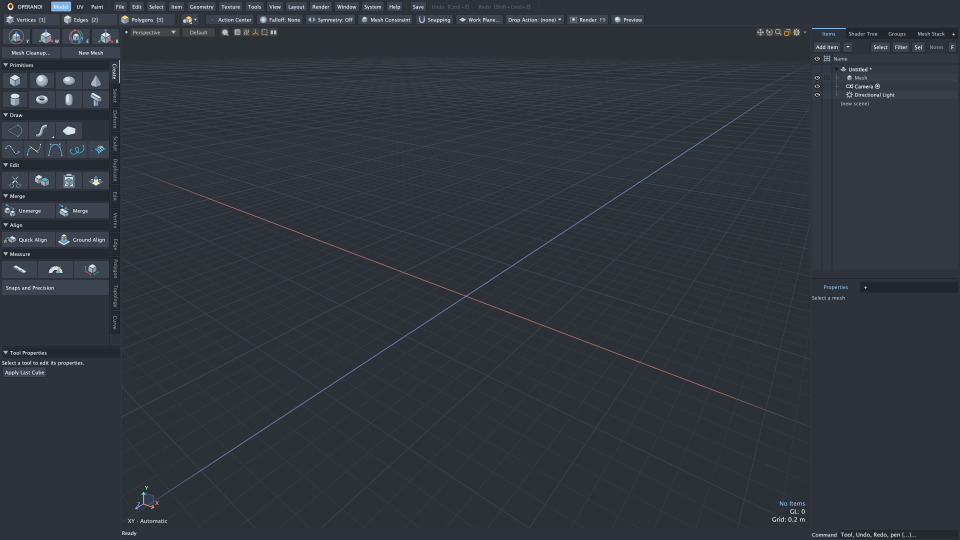
#> input picture docs/manual/ui-map-screenshot.png, 2880 x 1620 px (shown at 1/3 size)
$ python make_ui_map.py ../ui-map-screenshot.png out
#> lines starting #> are read from the running program, lines starting #| are printed output that depends on the picture
#!/usr/bin/env python3
"""Draw the labelled UI map for the manual (docs/manual/ui-map.*).

Usage:
    python3 docs/manual/tools/make_ui_map.py <screenshot-2880.png> [out_dir]

The screenshot is the default window at 1920x1080 logical points captured at
1.5x (2880x1620 pixels). Callout targets below are in logical points, the same
units as the capture's .json rects (viewport [244, 52, 1376, 1004]).

Writes, in out_dir (default: docs/manual):
    ui-map-screenshot.png  copy of the screenshot the SVG references
    ui-map.svg             screenshot + numbered callouts (vector)
    ui-map.png             the same, rasterised with Pillow

Needs Pillow for the PNG (the icon generator's venv has it:
tools/operandi-icons/.venv/bin/python). Without Pillow it still writes the SVG.
"""

import shutil
import sys
from pathlib import Path

SCALE = 1.5          # pixels per logical point in the screenshot
MARGIN = 60          # logical points of margin around the screenshot
SHOT_W, SHOT_H = 1920, 1080

ACCENT = "#ff9f1c"
OUTLINE = "#1a1a1a"
BACKGROUND = "#17181b"
RADIUS = 14          # callout circle radius, logical points
FONT_SIZE = 17

# Margin lanes (logical points, relative to the screenshot's top-left).
TOP = -MARGIN / 2
BOTTOM = SHOT_H + MARGIN / 2
LEFT = -MARGIN / 2
RIGHT = SHOT_W + MARGIN / 2

# (number, name, label position, target point, optional span underline
#  as (x0, x1, y)). Numbers run top-left to bottom-right; labels sit in the
# margins or in empty viewport space so they never cover a control.
CALLOUTS = [
    (1, "Logo", (18, TOP), (19, 13), None),
    (2, "Layout bar", (144, TOP), (144, 25), (102, 212, 25)),
    (3, "Menu bar", (489, TOP), (489, 25), (227, 805, 25)),
    (4, "Save, Undo and Redo", (853, TOP), (853, 25), (818, 1095, 25)),
    (5, "Selection modes", (LEFT, 39), (6, 39), (4, 398, 51)),
    (6, "Modelling aids", (1131, TOP), (1127, 51), (412, 1127, 51)),
    (7, "Render and Preview", (1294, TOP), (1290, 51), (1135, 1290, 51)),
    (8, "Panel-group tabs", (1765, TOP), (1765, 79), (1625, 1915, 79)),
    (9, "Transform tools", (LEFT, 75), (8, 75), None),
    (10, "Toolbox", (LEFT, 160), (8, 130), None),
    (11, "Tool Tabs", (290, 235), (234, 250), None),
    (12, "View dot", (275, 112), (254, 65), None),
    (13, "View header", (433, 112), (433, 77), (262, 560, 77)),
    (14, "Navigation buttons", (1560, 112), (1560, 77), (1512, 1614, 77)),
    (15, "Items list", (RIGHT, 150), (1916, 150), None),
    (16, "3D view", (1430, 230), (1380, 270), None),
    (17, "Tool Properties", (LEFT, 735), (8, 718), None),
    (18, "Properties", (RIGHT, 650), (1912, 650), None),
    (19, "Work plane grid", (1500, 700), (1420, 778), None),
    (20, "Axis marker", (LEFT, 1000), (285, 1000), None),
    (21, "Readout", (1580, BOTTOM), (1580, 1050), None),
    (22, "Message line", (258, BOTTOM), (258, 1075), None),
    (23, "Command entry", (1760, BOTTOM), (1760, 1077), None),
]


def px(v):
    """Logical point (relative to the screenshot) -> canvas pixel."""
    return (v + MARGIN) * SCALE


def canvas_size():
    return int(px(SHOT_W + MARGIN)), int(px(SHOT_H + MARGIN))


def write_svg(path):
    w, h = canvas_size()
    r = RADIUS * SCALE
    out = [
        f'<svg xmlns="http://www.w3.org/2000/svg" '
        f'xmlns:xlink="http://www.w3.org/1999/xlink" '
        f'width="{w}" height="{h}" viewBox="0 0 {w} {h}">',
        f'<rect width="{w}" height="{h}" fill="{BACKGROUND}"/>',
        f'<image href="ui-map-screenshot.png" xlink:href="ui-map-screenshot.png" '
        f'x="{px(0)}" y="{px(0)}" width="{SHOT_W * SCALE}" height="{SHOT_H * SCALE}"/>',
    ]
    for num, name, (lx, ly), (tx, ty), span in CALLOUTS:
        g = [f'<g id="callout-{num}"><title>{num}. {name}</title>']
        if span:
            x0, x1, sy = span
            g.append(
                f'<line x1="{px(x0)}" y1="{px(sy)}" x2="{px(x1)}" y2="{px(sy)}" '
                f'stroke="{ACCENT}" stroke-width="3" stroke-linecap="round"/>'
            )
        g.append(
            f'<line x1="{px(lx)}" y1="{px(ly)}" x2="{px(tx)}" y2="{px(ty)}" '
            f'stroke="{OUTLINE}" stroke-width="4.5"/>'
            f'<line x1="{px(lx)}" y1="{px(ly)}" x2="{px(tx)}" y2="{px(ty)}" '
            f'stroke="{ACCENT}" stroke-width="2"/>'
            f'<circle cx="{px(tx)}" cy="{px(ty)}" r="5" fill="{ACCENT}" '
            f'stroke="{OUTLINE}" stroke-width="1.5"/>'
            f'<circle cx="{px(lx)}" cy="{px(ly)}" r="{r}" fill="{ACCENT}" '
            f'stroke="{OUTLINE}" stroke-width="1.5"/>'
            f'<text x="{px(lx)}" y="{px(ly)}" dy="0.35em" text-anchor="middle" '
            f'font-family="Helvetica, Arial, sans-serif" font-weight="bold" '
            f'font-size="{FONT_SIZE * SCALE}" fill="#ffffff">{num}</text></g>'
        )
        out.append("".join(g))
    out.append("</svg>")
    path.write_text("\n".join(out) + "\n", encoding="utf-8")


def find_font(size):
    from PIL import ImageFont

    for f in (
        "/System/Library/Fonts/Supplemental/Arial Bold.ttf",
        "/usr/share/fonts/truetype/dejavu/DejaVuSans-Bold.ttf",
        "C:/Windows/Fonts/arialbd.ttf",
    ):
        if Path(f).exists():
            return ImageFont.truetype(f, size)
    return ImageFont.load_default()


def write_png(shot_path, path):
    from PIL import Image, ImageDraw

    w, h = canvas_size()
    base = Image.new("RGBA", (w, h), BACKGROUND)
    shot = Image.open(shot_path).convert("RGBA")
    base.paste(shot, (int(px(0)), int(px(0))))
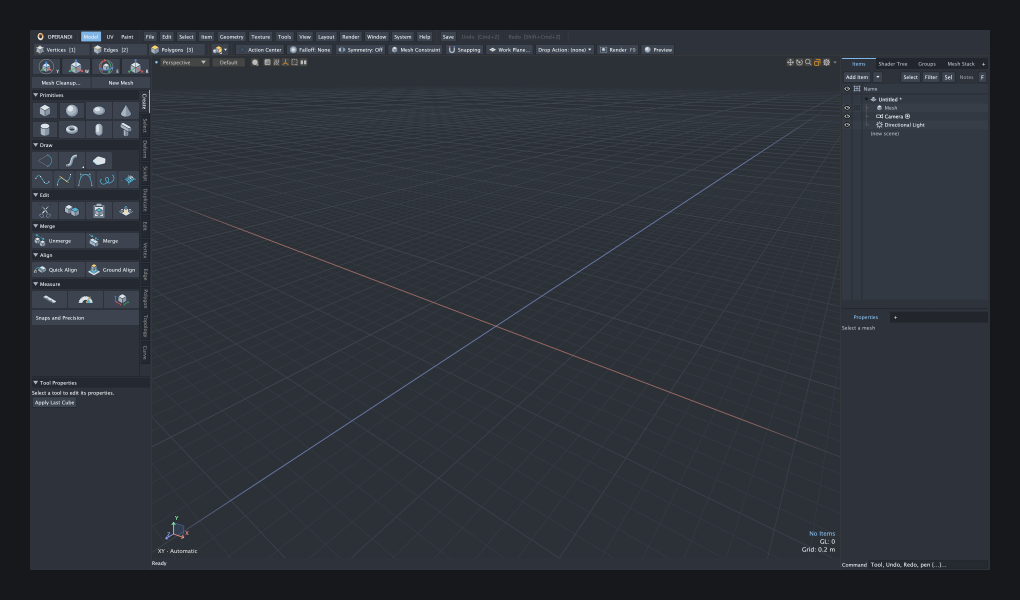
#> base: PIL image 3060x1800 RGBA (shown at 1/3 size); mean R, G, B, A 44.5, 49.2, 56.1, 255

    ss = 3  # supersample the overlay for smooth circles and lines
    over = Image.new("RGBA", (w * ss, h * ss), (0, 0, 0, 0))
#> over: PIL image 9180x5400 RGBA; every value is 0
    d = ImageDraw.Draw(over)
    font = find_font(int(FONT_SIZE * SCALE * ss))

    def p(x, y):
        return px(x) * ss, px(y) * ss

    for num, _name, (lx, ly), (tx, ty), span in CALLOUTS:
        if span:
            x0, x1, sy = span
            d.line([p(x0, sy), p(x1, sy)], fill=ACCENT, width=3 * ss)
        a, b = p(lx, ly), p(tx, ty)
        d.line([a, b], fill=OUTLINE, width=int(4.5 * ss))
        d.line([a, b], fill=ACCENT, width=2 * ss)
        dot = 5 * ss
        d.ellipse([b[0] - dot, b[1] - dot, b[0] + dot, b[1] + dot],
                  fill=ACCENT, outline=OUTLINE, width=int(1.5 * ss))
        r = RADIUS * SCALE * ss
        d.ellipse([a[0] - r, a[1] - r, a[0] + r, a[1] + r],
                  fill=ACCENT, outline=OUTLINE, width=int(1.5 * ss))
        d.text(a, str(num), font=font, fill="#ffffff", anchor="mm")

    over = over.resize((w, h), Image.LANCZOS)
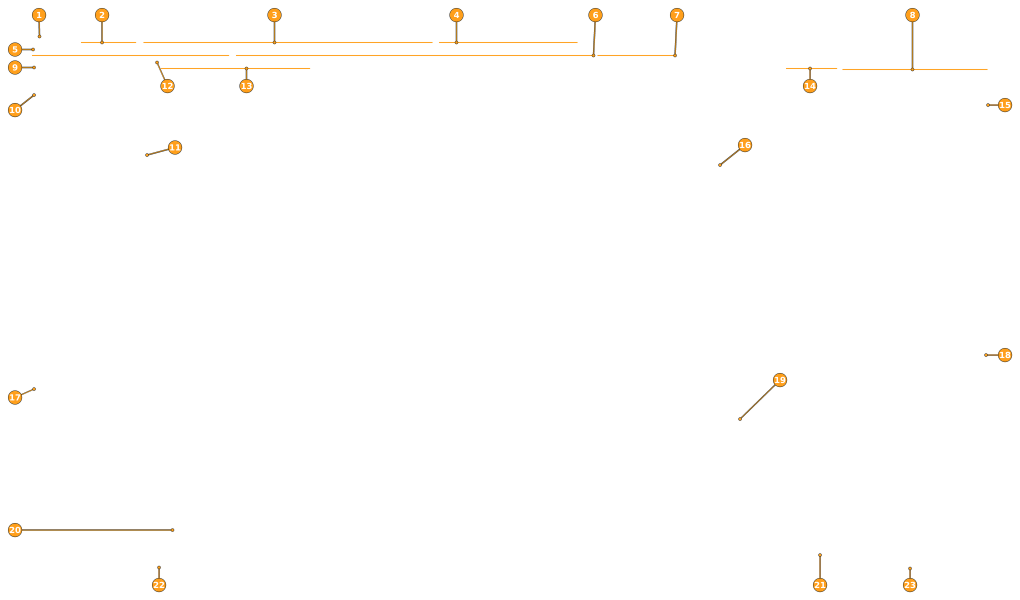
#> over: PIL image 3060x1800 RGBA (shown at 1/3 size); mean R, G, B, A 3, 2.1, 0.6, 2.5; transparent parts drawn white
    Image.alpha_composite(base, over).convert("RGB").save(path, optimize=True)
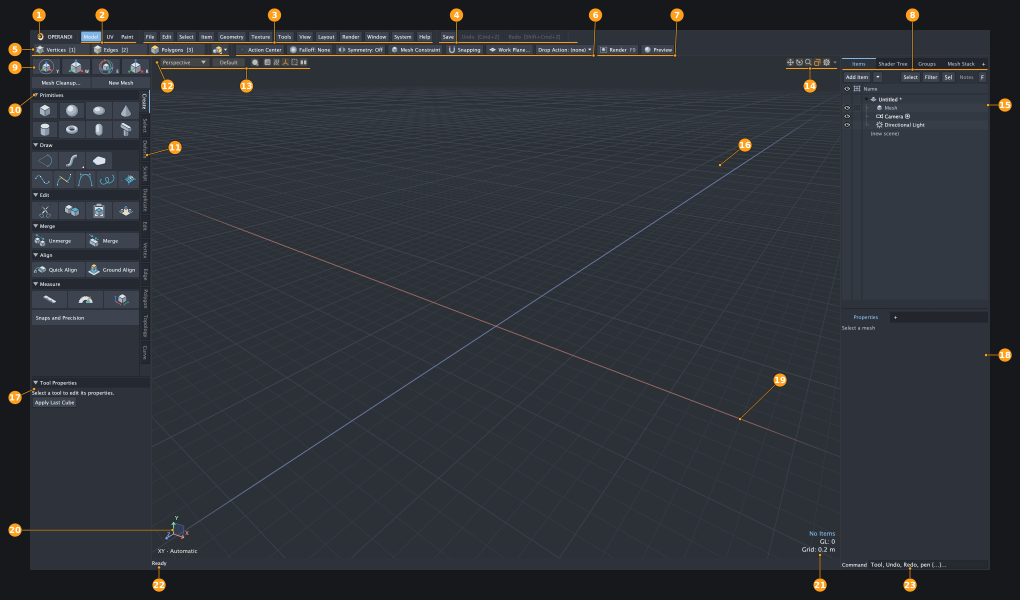
#> saved as ui-map.png: PIL image 3060x1800 RGB (shown at 1/3 size); mean R, G, B 46.3, 50.2, 56.2


def main():
    if len(sys.argv) < 2:
        sys.exit(__doc__)
    shot = Path(sys.argv[1])
    out_dir = Path(sys.argv[2]) if len(sys.argv) > 2 else Path(__file__).resolve().parents[1]
    out_dir.mkdir(parents=True, exist_ok=True)
    if shot.resolve() != (out_dir / "ui-map-screenshot.png").resolve():
        shutil.copyfile(shot, out_dir / "ui-map-screenshot.png")
    write_svg(out_dir / "ui-map.svg")
    try:
        write_png(shot, out_dir / "ui-map.png")
    except ImportError:
        print("Pillow not found: wrote the SVG only", file=sys.stderr)
    print(f"wrote {out_dir}/ui-map.svg and ui-map.png")


if __name__ == "__main__":
    main()
